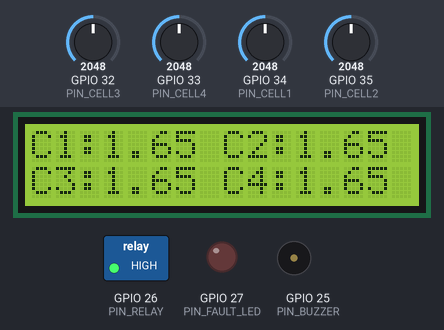
The sketch below on a simulated ESP32. On the bench: 16×2 character LCD, switched loads named in the sketch (green lamp = pin HIGH), output pins drawn as LEDs (lit = HIGH), buzzer (waves = sounding, pin HIGH). The test bench sets the inputs (shaded band); at power-on: GPIO 32 (PIN_CELL3) = 2048, GPIO 33 (PIN_CELL4) = 2048, GPIO 34 (PIN_CELL1) = 2048, GPIO 35 (PIN_CELL2) = 2048. WiFi joins after 1.5 s; servers stay silent unless stated; what the sketch prints to the serial monitor is not drawn.

Above: at 1.2 s.
1.3 s: GPIO 32 (PIN_CELL3) set to 1891
At 4.0 s:
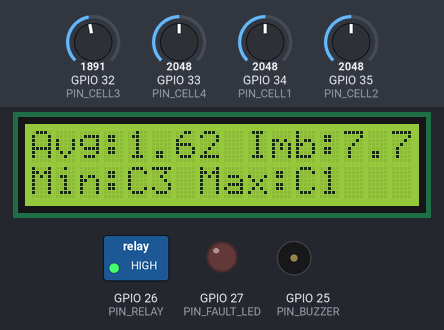
4.3 s: GPIO 32 (PIN_CELL3) set to 1800
At 4.8 s:
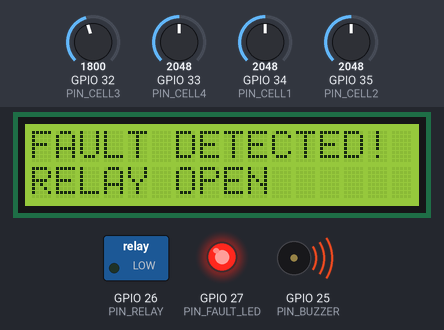
6.2 s: GPIO 32 (PIN_CELL3) set to 2866
At 9.0 s:
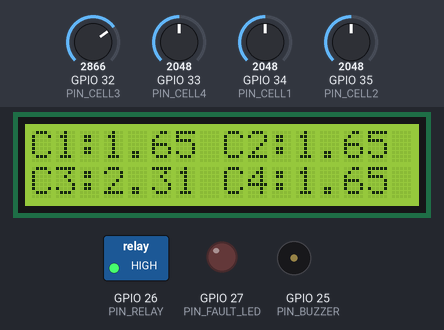
9.2 s: GPIO 33 (PIN_CELL4) set to 1920
At 10.7 s:
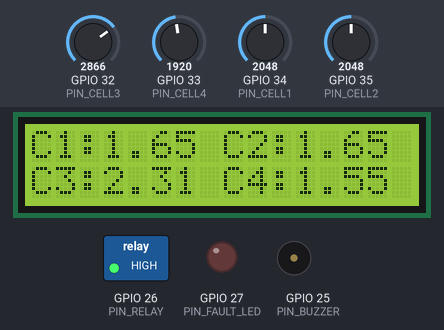
12.2 s: GPIO 33 (PIN_CELL4) set to 1826
At 12.33 s:
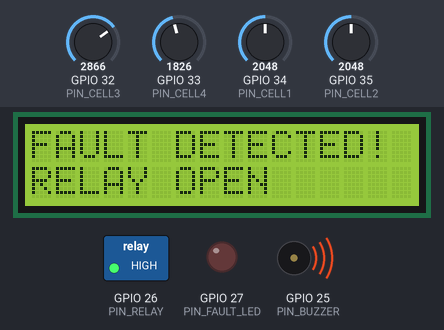
14.5 s: GPIO 33 (PIN_CELL4) set to 2866
At 22.9 s:
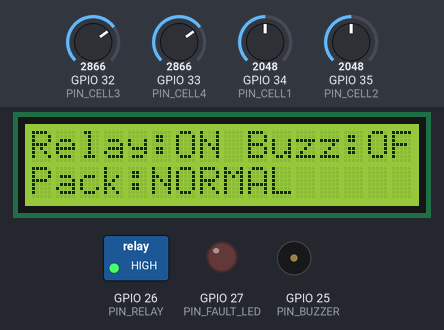
Timing chart, 0 to 24.4 s (numbered marks = the images above; inputs shaded):
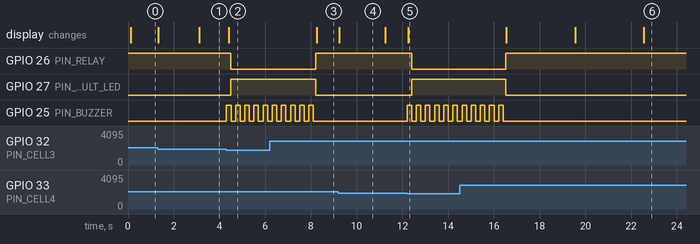

The sketch:

sketch.ino
```cpp
#define BLYNK_TEMPLATE_ID "TMPL3Ttz7y5cK"
#define BLYNK_TEMPLATE_NAME "BMS Safety Monitor"
#define BLYNK_AUTH_TOKEN "YOUR_BLYNK_AUTH_TOKEN"

#define BLYNK_PRINT Serial
#include <WiFi.h>
#include <WiFiClient.h>
#include <BlynkSimpleEsp32.h>
#include <LiquidCrystal_I2C.h>
#include <Wire.h>

void readSensors();
void analyzeBattery();
void protectionKernel();
void runtimeSystem();
void updateBuzzer();
void updateHMI();
void cloudTelemetry();
void executeProtection();
void recoverProtection();
void logFault(String msg, String label);

// --- Configuration & Pin Mapping ---
const char ssid[] = "Wokwi-GUEST";
const char pass[] = "";

const int PIN_CELL1 = 34;
const int PIN_CELL2 = 35;
const int PIN_CELL3 = 32;
const int PIN_CELL4 = 33;
const int PIN_BUZZER = 25;
const int PIN_RELAY = 26;
const int PIN_FAULT_LED = 27;

LiquidCrystal_I2C lcd(0x27, 16, 2);

// --- Thresholds & Constants ---
const float V_HEALTHY_MAX = 2.5;
const float V_HEALTHY_MIN = 1.5;
const float OVP_TRIP = 2.5;
const float UVP_TRIP = 1.5;
const float SLEW_RATE_LIMIT = 0.5; // Max allowed change per sec
const float DELTA_TELEMETRY = 0.05;

// --- Enums ---
enum HealthState { HEALTHY, MINOR_IMBALANCE, CRITICAL_IMBALANCE, PACK_FAILURE };
enum SystemMode { SYSTEM_NORMAL, SYSTEM_DEGRADED, SYSTEM_FAILSAFE, SYSTEM_SHUTDOWN };

// --- Data Structures ---
struct BatteryData {
  float cell[4];
  float prevCell[4];
  float packAvg;
  float minCell;
  float maxCell;
  int minCellIdx;
  int maxCellIdx;
  float imbalancePct;
  HealthState health;
};

struct FaultLog {
  uint32_t timestamp;
  String message;
};

// --- Globals ---
BatteryData bat;
BatteryData lastCloudBat;
SystemMode currentMode = SYSTEM_NORMAL;
bool relayState = true;
bool actualRelayState = true;
bool buzzerState = false;

uint32_t lastSensorRead = 0;
uint32_t lastRotationUpdate = 0;
uint32_t lastLcdRender = 0;
uint32_t lastCloudUpdate = 0;
uint32_t lastHeartbeat = 0;
uint32_t tripStartTime = 0;
uint32_t clearStartTime = 0;

bool inFaultCondition = false;
bool tripDebouncing = false;
bool clearDebouncing = false;

int currentScreen = 0;
String lcdShadow[2] = {"", ""};

const int MAX_FAULTS = 10;
FaultLog faultHistory[MAX_FAULTS];
int faultIndex = 0;
int totalFaults = 0;
int queuedSent = 0;
String activeFaultLabel = "OK";

// --- Setup ---
void setup() {
  Serial.begin(115200);

  pinMode(PIN_BUZZER, OUTPUT);
  pinMode(PIN_RELAY, OUTPUT);
  pinMode(PIN_FAULT_LED, OUTPUT);
  digitalWrite(PIN_RELAY, HIGH); // Active High for relay ON

  lcd.init();
  lcd.backlight();
  lcdShadow[0] = "BMS Init...";
  lcd.print(lcdShadow[0]);

  WiFi.begin(ssid, pass);
  Blynk.config(BLYNK_AUTH_TOKEN);

  // Init data
  for(int i=0; i<4; i++) {
    bat.cell[i] = 0.0;
    bat.prevCell[i] = 0.0;
  }
}

// --- Task 1: Sensor & Analytics ---
void readSensors() {
  if (millis() - lastSensorRead >= 20) {
    lastSensorRead = millis();

    bat.minCell = 99.0;
    bat.maxCell = -99.0;
    bat.minCellIdx = 1;
    bat.maxCellIdx = 1;
    float sum = 0;
    bool adcFreeze = true;

    for(int i=0; i<4; i++) {
      int pin = (i==0)?PIN_CELL1:(i==1)?PIN_CELL2:(i==2)?PIN_CELL3:PIN_CELL4;
      float v = analogRead(pin) * (3.3 / 4095.0); // 3.3V reference

      bat.prevCell[i] = bat.cell[i];
      bat.cell[i] = v;
      sum += v;

      if (v < bat.minCell) {
        bat.minCell = v;
        bat.minCellIdx = i + 1;
      }
      if (v > bat.maxCell) {
        bat.maxCell = v;
        bat.maxCellIdx = i + 1;
      }
      if (abs(bat.cell[i] - bat.prevCell[i]) > 0.01) adcFreeze = false;
    }

    bat.packAvg = sum / 4.0;
    if (bat.maxCell > 0) {
      bat.imbalancePct = ((bat.maxCell - bat.minCell) / bat.maxCell) * 100.0;
    } else {
      bat.imbalancePct = 0;
    }

    // Health Check
    if (bat.minCell < UVP_TRIP || bat.maxCell > OVP_TRIP) {
      bat.health = PACK_FAILURE;
    } else {
      bat.health = HEALTHY;
    }

    // Check ADC Freeze (Disabled for Wokwi simulation compatibility)
    // if (adcFreeze && millis() > 5000) {
    //   logFault("ADC Freeze Detected", "SENS");
    // }
  }
}

// --- Task 2: Protection Kernel ---
void protectionKernel() {
  bool faultDetected = false;

  // Checks
  if (bat.maxCell > OVP_TRIP || bat.minCell < UVP_TRIP) {
    faultDetected = true;
  }

  // Slew-rate protection disabled for Wokwi potentiometer simulation.
  // Enable later for real hardware after proper sensor filtering.
  /*
  for(int i=0; i<4; i++) {
    float slew = abs(bat.cell[i] - bat.prevCell[i]) / 0.1; // 100ms interval
    if (slew > SLEW_RATE_LIMIT) faultDetected = true;
  }
  */

  // Asymmetric Debounce
  if (faultDetected && !inFaultCondition) {
    if (!tripDebouncing) {
      tripDebouncing = true;
      tripStartTime = millis();
    } else if (millis() - tripStartTime >= 200) {
      inFaultCondition = true;
      tripDebouncing = false;
      executeProtection();
    }
  } else if (!faultDetected && inFaultCondition) {
    if (!clearDebouncing) {
      clearDebouncing = true;
      clearStartTime = millis();
    } else if (millis() - clearStartTime >= 2000) {
      inFaultCondition = false;
      clearDebouncing = false;
      recoverProtection();
    }
  } else {
    tripDebouncing = false;
    clearDebouncing = false;
  }

  // Real-time dynamic fault-label generator across all 4 cells.
  // Keep the active fault visible while protection/recovery is in progress.
  String faultStr = "";
  for (int i = 0; i < 4; i++) {
    if (bat.cell[i] > OVP_TRIP) {
      faultStr += "C" + String(i + 1) + ":OV ";
    }
    if (bat.cell[i] < UVP_TRIP) {
      faultStr += "C" + String(i + 1) + ":UV ";
    }
  }

  faultStr.trim();

  if (faultStr.length() > 0) {
    // A real fault is present: show the current fault(s).
    if (activeFaultLabel != faultStr) {
      activeFaultLabel = faultStr;
      if (Blynk.connected()) {
        Blynk.virtualWrite(V8, activeFaultLabel);
      }
    }
  } else if (!inFaultCondition && !clearDebouncing && !tripDebouncing) {
    // Only show OK after protection has fully recovered.
    if (activeFaultLabel != "OK") {
      activeFaultLabel = "OK";
      if (Blynk.connected()) {
        Blynk.virtualWrite(V8, activeFaultLabel);
      }
    }
  }
}

void executeProtection() {
  relayState = false;
  digitalWrite(PIN_RELAY, LOW);
  buzzerState = true;
  digitalWrite(PIN_FAULT_LED, HIGH);
  logFault("Protection Tripped", activeFaultLabel);
}

void recoverProtection() {
  relayState = true;
  digitalWrite(PIN_RELAY, HIGH);
  buzzerState = false;
  digitalWrite(PIN_BUZZER, LOW);
  digitalWrite(PIN_FAULT_LED, LOW);
  activeFaultLabel = "OK";
  currentMode = SYSTEM_NORMAL;
  Serial.println("Protection Cleared");
  if (Blynk.connected()) {
    Blynk.virtualWrite(V4, 0); // PackState: NORMAL
    Blynk.virtualWrite(V5, 1); // RelayState: CLOSED
    Blynk.virtualWrite(V8, "OK");
    Blynk.virtualWrite(V9, "All systems nominal");
  }
}

// --- Task 4: Runtime System ---
void runtimeSystem() {
  actualRelayState = digitalRead(PIN_RELAY);
  if (actualRelayState != relayState) {
    logFault("Relay Mismatch!", "HW");
    currentMode = SYSTEM_FAILSAFE;
  }

  if (!inFaultCondition && bat.minCell >= UVP_TRIP && bat.maxCell <= OVP_TRIP) {
    bat.health = HEALTHY;
  }

  if (bat.health == PACK_FAILURE || inFaultCondition) {
    currentMode = SYSTEM_SHUTDOWN;
  } else if (bat.health == CRITICAL_IMBALANCE || bat.health == MINOR_IMBALANCE) {
    currentMode = SYSTEM_DEGRADED;
  } else {
    currentMode = SYSTEM_NORMAL;
  }
}

void updateBuzzer() {
  static uint32_t lastBuzzerToggle = 0;
  static bool buzzerActive = false;

  if (inFaultCondition || currentMode == SYSTEM_SHUTDOWN || currentMode == SYSTEM_FAILSAFE) {
    if (millis() - lastBuzzerToggle >= 200) {
      lastBuzzerToggle = millis();
      buzzerActive = !buzzerActive;
      digitalWrite(PIN_BUZZER, buzzerActive ? HIGH : LOW);
    }
  } else if (currentMode == SYSTEM_DEGRADED) {
    if (buzzerActive && (millis() - lastBuzzerToggle >= 100)) {
      lastBuzzerToggle = millis();
      buzzerActive = false;
      digitalWrite(PIN_BUZZER, LOW);
    } else if (!buzzerActive && (millis() - lastBuzzerToggle >= 900)) {
      lastBuzzerToggle = millis();
      buzzerActive = true;
      digitalWrite(PIN_BUZZER, HIGH);
    }
  } else {
    if (buzzerActive) {
      buzzerActive = false;
      digitalWrite(PIN_BUZZER, LOW);
    }
  }
}

void logFault(String msg, String label) {
  faultHistory[faultIndex].timestamp = millis();
  faultHistory[faultIndex].message = msg;
  faultIndex = (faultIndex + 1) % MAX_FAULTS;
  totalFaults++;
  activeFaultLabel = label;
  Serial.println("FAULT: " + msg);
  if (Blynk.connected()) {
    Blynk.virtualWrite(V7, totalFaults);
    Blynk.virtualWrite(V8, activeFaultLabel);
  }
}

// --- Task 3: HMI ---
void renderLine(int line, String text) {
  text += "                ";
  text = text.substring(0, 16);
  if (lcdShadow[line] != text) {
    lcd.setCursor(0, line);
    lcd.print(text);
    lcdShadow[line] = text;
  }
}

void updateHMI() {
  static bool prevFaultCondition = false;
  bool faultChanged = (inFaultCondition != prevFaultCondition);
  prevFaultCondition = inFaultCondition;

  if (faultChanged && !inFaultCondition) {
    currentScreen = 0;
    lastRotationUpdate = millis();
  }

  if (millis() - lastRotationUpdate >= 3000) {
    lastRotationUpdate = millis();
    currentScreen = (currentScreen + 1) % 4;
  }

  if (faultChanged || millis() - lastLcdRender >= 100) {
    lastLcdRender = millis();

    if (inFaultCondition || currentMode == SYSTEM_SHUTDOWN) {
      renderLine(0, "FAULT DETECTED!");
      renderLine(1, "RELAY OPEN      ");
      return;
    }

    String l0, l1;
    switch(currentScreen) {
      case 0:
        l0 = "C1:" + String(bat.cell[0],2) + " C2:" + String(bat.cell[1],2);
        l1 = "C3:" + String(bat.cell[2],2) + " C4:" + String(bat.cell[3],2);
        break;
      case 1:
        l0 = "Avg:" + String(bat.packAvg,2) + " Imb:" + String(bat.imbalancePct,1) + "%";
        l1 = "Min:C" + String(bat.minCellIdx) + " Max:C" + String(bat.maxCellIdx);
        break;
      case 2:
        l0 = "Relay:" + String(relayState?"ON":"OFF") + " Buzz:" + String((inFaultCondition || currentMode != SYSTEM_NORMAL)?"ON":"OFF");
        l1 = "Pack:" + String((bat.health == HEALTHY)?"NORMAL":((bat.health == MINOR_IMBALANCE || bat.health == CRITICAL_IMBALANCE)?"DEGRADED":"FAULT"));
        break;
      case 3:
        l0 = "Mode:" + String((currentMode == SYSTEM_NORMAL)?"NORMAL":((currentMode == SYSTEM_DEGRADED)?"DEGRADED":"SHUTDOWN"));
        l1 = "Faults:" + String(totalFaults) + " Code:" + activeFaultLabel;
        break;
    }
    renderLine(0, l0);
    renderLine(1, l1);
  }
}

// --- Task 5 & 6: Cloud Telemetry ---
void cloudTelemetry() {
  Blynk.run();

  static uint32_t lastWiFiCheck = 0;
  static uint32_t lastRssiUpdate = 0;

  if (WiFi.status() != WL_CONNECTED) {
    if (millis() - lastWiFiCheck >= 10000) {
      lastWiFiCheck = millis();
      WiFi.reconnect();
    }
    return;
  }

  // Fast live telemetry: update the dashboard every 500 ms.
  // This makes cell voltages and protection status feel responsive
  // without sending data every 20 ms sensor cycle.
  if (millis() - lastCloudUpdate >= 500) {
    lastCloudUpdate = millis();

    // Live cell voltages.
    for (int i = 0; i < 4; i++) {
      Blynk.virtualWrite(V0 + i, bat.cell[i]);
      lastCloudBat.cell[i] = bat.cell[i];
    }

    // Pack state: 0=NORMAL, 1=WARNING, 2=FAULT.
    int packState = 0;
    if (currentMode == SYSTEM_SHUTDOWN || inFaultCondition) {
      packState = 2;
    } else if (currentMode == SYSTEM_DEGRADED) {
      packState = 1;
    }

    int relayInt = relayState ? 1 : 0;

    // Risk recommendation.
    String riskRec = "All systems nominal";
    if (inFaultCondition || !relayState) {
      riskRec = "Immediate Relay Cutoff - Critical OVP/UVP!";
    } else if (bat.health == MINOR_IMBALANCE || bat.health == CRITICAL_IMBALANCE) {
      riskRec = "Inspect weak cell";
    }

    Blynk.virtualWrite(V4, packState);
    Blynk.virtualWrite(V5, relayInt);
    Blynk.virtualWrite(V7, totalFaults);
    Blynk.virtualWrite(V8, activeFaultLabel);
    Blynk.virtualWrite(V9, riskRec);
    Blynk.virtualWrite(V10, queuedSent);
    Blynk.virtualWrite(V11, bat.minCell);
    Blynk.virtualWrite(V12, bat.maxCell);
    Blynk.virtualWrite(V13, bat.packAvg);
    Blynk.virtualWrite(V14, bat.maxCell - bat.minCell);
    Blynk.virtualWrite(V15, (int)(millis() / 60000));

  }

  // RSSI changes much more slowly, so update it every 5 seconds.
  if (millis() - lastRssiUpdate >= 5000) {
    lastRssiUpdate = millis();
    Blynk.virtualWrite(V6, WiFi.RSSI());
  }
}

// --- Main Loop ---
void loop() {
  readSensors();
  analyzeBattery(); // Already integrated in readSensors, but separated logically here
  protectionKernel();
  runtimeSystem();
  updateBuzzer();
  updateHMI();
  cloudTelemetry();
}

void analyzeBattery() {
  // Handled inside readSensors to avoid redundant looping
}
```

Measured:
- the behaviour switches between 1862 and 1861 on GPIO 32 (PIN_CELL3) (found by bisection; images 1 and 2)
- the behaviour switches between 1862 and 1861 on GPIO 33 (PIN_CELL4) (found by bisection; images 4 and 5)
- after the input at 1.3 s, the display: first changes at once (image 1 shows a later state)
- after the input at 4.3 s, GPIO 26 (PIN_RELAY): HIGH → LOW after 0.20 s; GPIO 27 (PIN_FAULT_LED): LOW → HIGH after 0.20 s; GPIO 25 (PIN_BUZZER): alternates HIGH for 0.20 s and LOW for 0.20 s, starting at once; the display: changes after 0.11 s (image 2)
- after the input at 6.2 s, GPIO 26 (PIN_RELAY): LOW → HIGH after 2.0 s; GPIO 27 (PIN_FAULT_LED): HIGH → LOW after 2.0 s; GPIO 25 (PIN_BUZZER): goes on until 8.1 s, then stays LOW; the display: changes after 2.0 s (image 3)
- after the input at 9.2 s, the display: changes at once (image 4)
- after the input at 12.2 s, GPIO 26 (PIN_RELAY): HIGH → LOW after 0.21 s; GPIO 27 (PIN_FAULT_LED): LOW → HIGH after 0.21 s; GPIO 25 (PIN_BUZZER): alternates HIGH for 0.20 s and LOW for 0.20 s, starting at once; the display: changes after 0.06 s (image 5)
- after the input at 14.5 s, GPIO 26 (PIN_RELAY): LOW → HIGH after 2.0 s; GPIO 27 (PIN_FAULT_LED): HIGH → LOW after 2.0 s; GPIO 25 (PIN_BUZZER): goes on until 16.4 s, then stays LOW; the display: first changes after 2.0 s (image 6 shows a later state)
